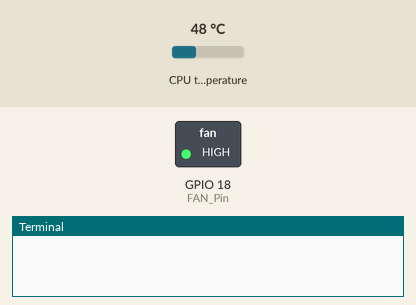
This program was run on a simulated Raspberry Pi (BCM pin numbers). Shown: switched loads named in the program (green lamp = pin HIGH), the last lines printed to the terminal. Inputs (shaded band) come from the test bench; at power-on: CPU temperature 48 °C.

Above: at 0.1 s.
At 1.1 s:
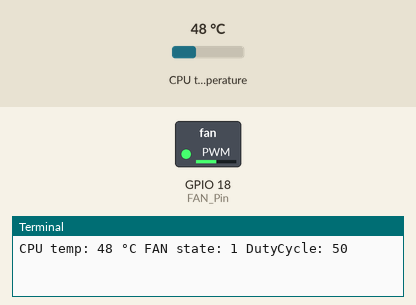
Timing chart, 0 to 2.6 s (numbered marks = the images above):
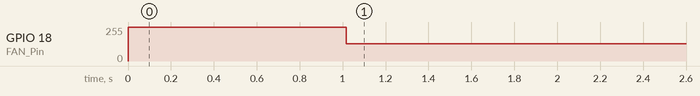

Measured:
- by itself, GPIO 18 (FAN_Pin): 255/255 → 128/255 at 1.0 s

The program:

RPi_CaseFanControl_v2.py
```python
# TODO: Add Intro and code overview

import RPi.GPIO as GPIO
import time
import subprocess

# CPU Temperature Zones
CPU_Temp_Warm = 40
CPU_Temp_Hot = 50
CPU_Temp_SuperHot = 55

# FAN Dutycycle setpoints
FAN_Speed0 = 0
FAN_Speed1 = 50
FAN_Speed2 = 75
FAN_Speed3 = 100

# Other parameters
SLEEP_INTERVAL = 30  # in secs - Temperature check interval
FAN_Pin = 18
FAN_State = True
GPIO.setmode(GPIO.BCM)
GPIO.setwarnings(False)
GPIO.setup(FAN_Pin, GPIO.OUT)
PWM = GPIO.PWM(FAN_Pin, 50)  # pin, frequency
PWM.start(100)  # Always start script with fan @ 100%


def Fan_CMD(Speed_State):
    if Speed_State == 0:
        DutyCycle = FAN_Speed0
    if Speed_State == 1:
        DutyCycle = FAN_Speed1
    if Speed_State == 2:
        DutyCycle = FAN_Speed2
    if Speed_State == 3:
        DutyCycle = FAN_Speed3

    if DutyCycle < 100 and not DutyCycle == 0:
        PWM.ChangeDutyCycle(100)
        time.sleep(1)
    PWM.ChangeDutyCycle(DutyCycle)
    # print("FAN at", Speed_State, " - ", DutyCycle, "%")
    return DutyCycle

def get_CPU_Temp():
    output = subprocess.run(['vcgencmd', 'measure_temp'], capture_output=True)
    temp_str = output.stdout.decode()
    # print(temp_str)
    try:
        CPU_Temp = float(temp_str.split('=')[1].split('\'')[0])
        # print(CPU_Temp)
        return CPU_Temp
    except (IndexError, ValueError):
        raise RuntimeError('Could not parse temperature output.')


if __name__ == '__main__':

    CMD = 3
    FAN_DutyCycle = Fan_CMD(CMD)
    while True:

        CPU_Temp = int(get_CPU_Temp())
        Last_CMD = CMD

        if CPU_Temp >= CPU_Temp_SuperHot:
            CMD = 3
        elif CPU_Temp >= CPU_Temp_Hot:
            CMD = 2
        elif CPU_Temp >= CPU_Temp_Warm:
            CMD = 1
        elif CPU_Temp < CPU_Temp_Warm:
            CMD = 0
        else:
            # Failed to read temp or other error - turn on fan to 100%
            CMD = 3
        if not CMD == Last_CMD:
            FAN_DutyCycle = Fan_CMD(CMD)
        print("CPU temp:", CPU_Temp, "°C", "FAN state:", CMD, "DutyCycle:", FAN_DutyCycle)
        time.sleep(SLEEP_INTERVAL)
```
